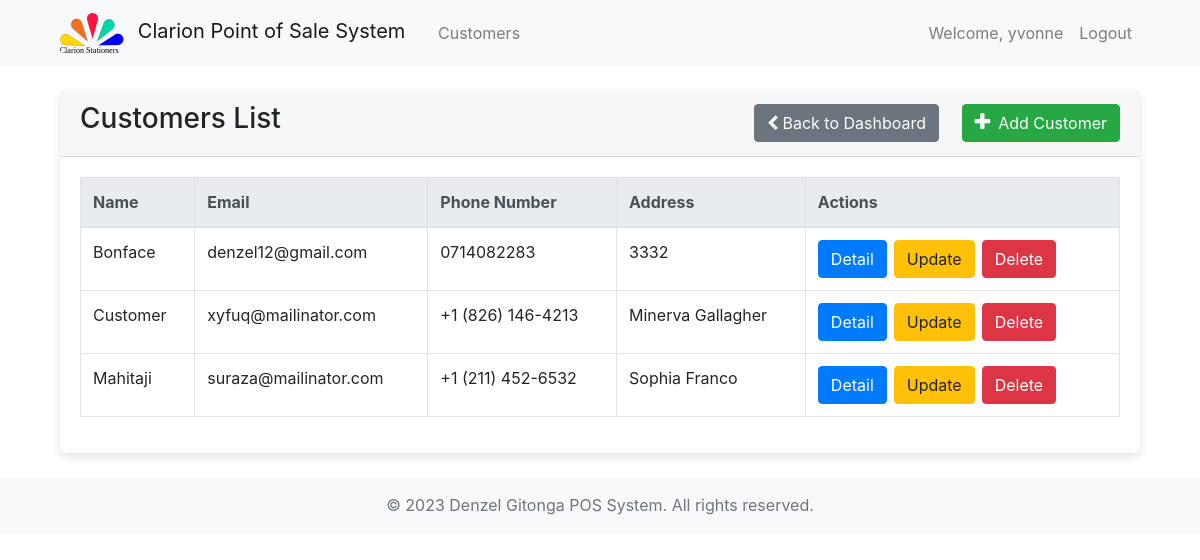
Screenshot of /inventory/customers/ (signed in) with the database file from the repository.
### accounts/models.py (models this page shows, shortened)
class User(AbstractBaseUser, PermissionsMixin):
    username = models.CharField(max_length=255, unique=True)
    email = models.EmailField(max_length=255, unique=True)
    store = models.ForeignKey(Store, on_delete=models.CASCADE, related_name='stores', null=True, blank=True)
    phone_number = models.CharField(max_length=20, blank=True, null=True)
    full_name = models.CharField(max_length=255, blank=True, null=True)
    is_staff = models.BooleanField(default=False)
    is_active = models.BooleanField(default=True)
    groups = models.ManyToManyField(
        'auth.Group',
        blank=True,
        related_name='myuser_set',
        related_query_name='user',
    )
    user_permissions = models.ManyToManyField(
        'auth.Permission',
        blank=True,
        related_name='myuser_set',
        related_query_name='user',
    )
    objects = UserManager()
    USERNAME_FIELD = 'username'
    REQUIRED_FIELDS = ['email']

### inventory/models.py (models this page shows, shortened)
class Customer(models.Model):
    name = models.CharField(max_length=255)
    email = models.EmailField()
    phone_number = models.CharField(max_length=20)
    address = models.CharField(max_length=255)

### inventory/views.py (the view)
# urls.py: path('customers/', views.customers_list, name="customers_list"), # retrieve customers list
@login_required(login_url='accounts:login')
def customers_list(request):
    customers = Customer.objects.all()
    context = {
        'customers': customers,
    }
    return render(request, 'inventory/customers.html', context)

### templates/inventory/customers.html (shortened to what this page needs)
{% extends 'common/base.html' %}
{% block content %}
  <div class="container">
    <div class="card">
        <div class="card-header">
          <div class="d-flex justify-content-between align-items-center">
            <h3>Customers List</h3>
            <div>
              <a class="btn btn-secondary rounded mr-2" href="{% url 'accounts:home' %}">
                <i class="fa fa-chevron-left mr-1"></i>Back to Dashboard
              </a>
              <a class="btn btn-success rounded" href="{% url 'inventory:customers_create' %}" style="margin-left: 10px;">
                <i class="fa fa-plus mr-2" style="font-size: 20px;"></i>Add Customer
              </a>
            </div>
          </div>
        </div>
        <div class="card-body">
            <div class="table-responsive">
                <table class="table table-bordered">
                    <thead class="thead-light">
                        <tr>
                            <th>Name</th>
                            <th>Email</th>
                            <th>Phone Number</th>
                            <th>Address</th>
                            <th>Actions</th>
                        </tr>
                    </thead>
                    <tbody>
                        {% for customer in customers %}
                        <tr>
                            <td>{{ customer.name }}</td>
                            <td>{{ customer.email }}</td>
                            <td>{{ customer.phone_number }}</td>
                            <td>{{ customer.address }}</td>
                            <td>
                              <div class="btn-group">
                                  <a class="btn btn-primary mr-2 rounded" href="{% url 'inventory:customers_detail' customer.id %}">Detail</a>
                                  <a class="btn btn-warning mr-2 rounded" href="{%url 'inventory:customers_update' customer.id  %}">Update</a>
                                  <a class="btn btn-danger mr-2 rounded" href="{% url 'inventory:customers_delete' customer.id %}">Delete</a>
                              </div>
                          </td>
                        </tr>
                        {% endfor %}
                    </tbody>
                </table>
            </div>
        </div>
    </div>
  </div>
{% endblock %}

### templates/common/header.html (shortened to what this page needs)
{% load static %}
<header>
  <nav class="navbar navbar-expand-lg navbar-light bg-light">
      <div class="container">
        {% if user.is_authenticated and user.is_superuser %}
          <a class="navbar-brand col-md-2" href="{% url 'admin_dashboard:dashboard' %}">
              <img src="{% static 'images/logos/clarion_logo.svg' %}" alt="Logo" height="40" class="mr-2 rounded">
              Clarion Point of Sale System
          </a>
        {% else %}
          <a class="navbar-brand col-md-2" href="{% url 'accounts:home' %}">
            <img src="{% static 'images/logos/clarion_logo.svg' %}" alt="Logo" height="40" class="mr-2 rounded">
            Clarion Point of Sale System
          </a>
        {% endif %}
          <div class="collapse navbar-collapse justify-content-between col-md-8" id="navbarNav">
            {% if user.is_authenticated %}
              {% if user.is_superuser %}
                <ul class="navbar-nav">
                <li class="nav-item">
                  <a class="nav-link" href="{% url 'inventory:customers_list' %}">Customers</a>
                </li>
                <li class="nav-item">
                  <a class="nav-link" href="{% url 'sales:sales_list' %}">Sales</a>
                </li>
                <li class="nav-item">
                  <a class="nav-link" href="{% url 'inventory:store_stock' %}">Stock</a>
                </li>
                </ul>
                <ul class="navbar-nav ml-auto">
                  <li class="nav-item">
                    <a class="nav-link" href="#">
                      Welcome, {{ user.username }}
                    </a>
                  </li>
                  <li class="nav-item">
                    <a class="nav-link" href="{% url 'accounts:logout' %}">Logout</a>
                  </li>
                </ul>
              {% else %}
              <ul class="navbar-nav">
                <li class="nav-item">
                  <a class="nav-link" href="{% url 'inventory:customers_list' %}">Customers</a>
                </li>
              </ul>
                <ul class="navbar-nav ml-auto">
                  <li class="nav-item">
                    <a class="nav-link" href="#">
                      Welcome, {{ user.username }}
                    </a>
                  </li>
                  <li class="nav-item">
                    <a class="nav-link" href="{% url 'accounts:logout' %}">Logout</a>
                  </li>
                </ul>
              {% endif %}
            {% endif %}
          </div>
      </div>
  </nav>
</header>

### static/custom_css/styles.css (style rules this page uses)
.card { box-shadow: 0px 4px 8px rgba(0, 0, 0, 0.1); border: none; transition: 0.3s; border-radius: 5px; }

### rows the page displays
User: username "yvonne"
Customer: name "Bonface", email "denzel12@gmail.com", phone_number "0714082283", address "3332"
Customer: name "Customer", email "xyfuq@mailinator.com", phone_number "+1 (826) 146-4213", address "Minerva Gallagher"
Customer: name "Mahitaji", email "suraza@mailinator.com", phone_number "+1 (211) 452-6532", address "Sophia Franco"
